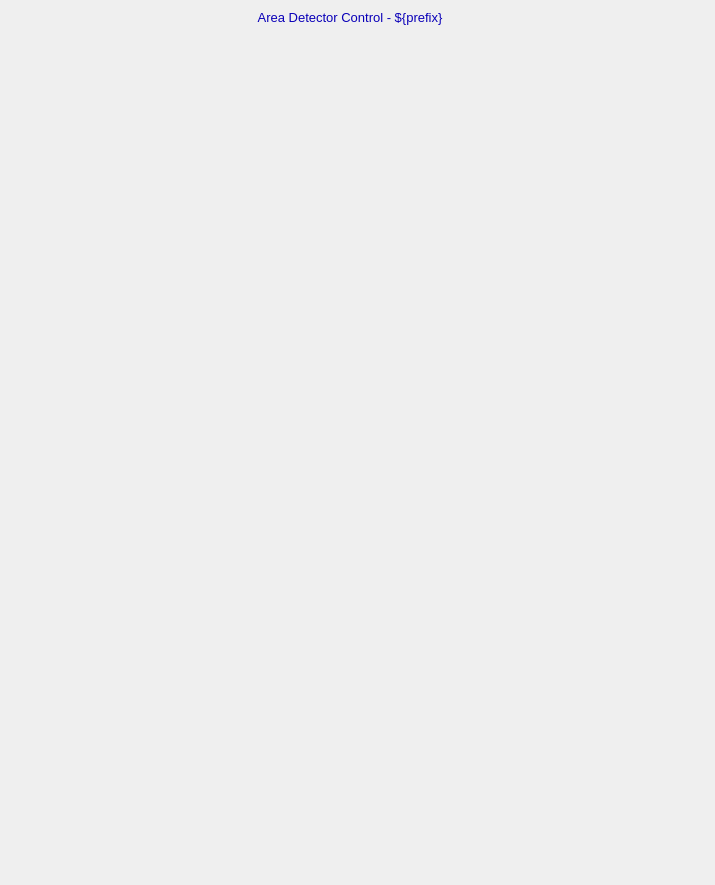
<?xml version="1.0" ?>
<ui version="4.0">
  <class>Dialog</class>
  <widget class="QWidget" name="screen">
    <property name="geometry">
      <rect>
        <x>125</x>
        <y>48</y>
        <width>715</width>
        <height>885</height>
      </rect>
    </property>
    <property name="styleSheet">
      <string notr="true">QWidget#screen {
  color: rgb(0, 0, 0);
  background-color: rgb(187, 187, 187);
  }</string>
    </property>
    <property name="windowTitle">
      <string>ADBase</string>
    </property>
    <widget class="PyDMFrame" name="composite">
      <property name="geometry">
        <rect>
          <x>100</x>
          <y>4</y>
          <width>500</width>
          <height>26</height>
        </rect>
      </property>
      <widget class="PyDMDrawingRectangle" name="rectangle">
        <property name="geometry">
          <rect>
            <x>0</x>
            <y>0</y>
            <width>500</width>
            <height>25</height>
          </rect>
        </property>
        <property name="brush" stdset="0">
          <brush brushstyle="SolidPattern">
            <color alpha="255">
              <red>218</red>
              <green>218</green>
              <blue>218</blue>
            </color>
          </brush>
        </property>
        <property name="penStyle" stdset="0">
          <enum>Qt::SolidLine</enum>
        </property>
        <property name="penColor" stdset="0">
          <color>
            <red>218</red>
            <green>218</green>
            <blue>218</blue>
          </color>
        </property>
        <property name="penWidth" stdset="0">
          <double>0</double>
        </property>
        <property name="penCapStyle" stdset="0">
          <enum>Qt::FlatCap</enum>
        </property>
        <property name="toolTip">
          <string>rectangle</string>
        </property>
      </widget>
      <widget class="QLabel" name="text">
        <property name="geometry">
          <rect>
            <x>58</x>
            <y>1</y>
            <width>384</width>
            <height>25</height>
          </rect>
        </property>
        <property name="text">
          <string>Area Detector Control - ${prefix}</string>
        </property>
        <property name="font" stdset="0">
          <font>
            <pointsize>10</pointsize>
          </font>
        </property>
        <property name="brush" stdset="0">
          <brush brushstyle="SolidPattern">
            <color alpha="255">
              <red>10</red>
              <green>0</green>
              <blue>184</blue>
            </color>
          </brush>
        </property>
        <property name="toolTip">
          <string>text</string>
        </property>
        <property name="alignment">
          <set>Qt::AlignCenter</set>
        </property>
        <property name="styleSheet">
          <string notr="true">QLabel#text {
  color: rgb(10, 0, 184);
  }</string>
        </property>
      </widget>
    </widget>
    <widget class="PyDMEmbeddedDisplay" name="composite_1">
      <property name="geometry">
        <rect>
          <x>6</x>
          <y>35</y>
          <width>350</width>
          <height>340</height>
        </rect>
      </property>
      <property name="toolTip">
        <string>composite_1</string>
      </property>
      <property name="filename" stdset="0">
        <string>ADSetup_V30.ui</string>
      </property>
    </widget>
    <widget class="PyDMEmbeddedDisplay" name="composite_2">
      <property name="geometry">
        <rect>
          <x>360</x>
          <y>35</y>
          <width>350</width>
          <height>165</height>
        </rect>
      </property>
      <property name="toolTip">
        <string>composite_2</string>
      </property>
      <property name="filename" stdset="0">
        <string>ADShutter_V30.ui</string>
      </property>
    </widget>
    <widget class="PyDMEmbeddedDisplay" name="composite_3">
      <property name="geometry">
        <rect>
          <x>360</x>
          <y>820</y>
          <width>350</width>
          <height>60</height>
        </rect>
      </property>
      <property name="toolTip">
        <string>composite_3</string>
      </property>
      <property name="filename" stdset="0">
        <string>ADAttrFile_V30.ui</string>
      </property>
    </widget>
    <widget class="PyDMEmbeddedDisplay" name="composite_4">
      <property name="geometry">
        <rect>
          <x>360</x>
          <y>755</y>
          <width>350</width>
          <height>60</height>
        </rect>
      </property>
      <property name="toolTip">
        <string>composite_4</string>
      </property>
      <property name="filename" stdset="0">
        <string>ADDriverFile_V30.ui</string>
      </property>
    </widget>
    <widget class="PyDMEmbeddedDisplay" name="composite_5">
      <property name="geometry">
        <rect>
          <x>5</x>
          <y>465</y>
          <width>350</width>
          <height>380</height>
        </rect>
      </property>
      <property name="toolTip">
        <string>composite_5</string>
      </property>
      <property name="filename" stdset="0">
        <string>ADReadout_V30.ui</string>
      </property>
    </widget>
    <widget class="PyDMEmbeddedDisplay" name="composite_6">
      <property name="geometry">
        <rect>
          <x>360</x>
          <y>205</y>
          <width>350</width>
          <height>405</height>
        </rect>
      </property>
      <property name="toolTip">
        <string>composite_6</string>
      </property>
      <property name="filename" stdset="0">
        <string>ADCollect_V30.ui</string>
      </property>
    </widget>
    <widget class="PyDMEmbeddedDisplay" name="composite_7">
      <property name="geometry">
        <rect>
          <x>5</x>
          <y>380</y>
          <width>350</width>
          <height>80</height>
        </rect>
      </property>
      <property name="toolTip">
        <string>composite_7</string>
      </property>
      <property name="filename" stdset="0">
        <string>ADPlugins_V30.ui</string>
      </property>
    </widget>
    <widget class="PyDMEmbeddedDisplay" name="composite_8">
      <property name="geometry">
        <rect>
          <x>360</x>
          <y>615</y>
          <width>350</width>
          <height>135</height>
        </rect>
      </property>
      <property name="toolTip">
        <string>composite_8</string>
      </property>
      <property name="filename" stdset="0">
        <string>ADBuffers_V30.ui</string>
      </property>
    </widget>
  </widget>
  <customwidgets>
    <customwidget>
      <class>PyDMFrame</class>
      <extends>QFrame</extends>
      <header>pydm.widgets.frame</header>
    </customwidget>
    <customwidget>
      <class>PyDMDrawingRectangle</class>
      <extends>QWidget</extends>
      <header>pydm.widgets.drawing</header>
    </customwidget>
    <customwidget>
      <class>PyDMLabel</class>
      <extends>QLabel</extends>
      <header>pydm.widgets.label</header>
    </customwidget>
    <customwidget>
      <class>PyDMEmbeddedDisplay</class>
      <extends>QFrame</extends>
      <header>pydm.widgets.embedded_display</header>
    </customwidget>
  </customwidgets>
</ui>
